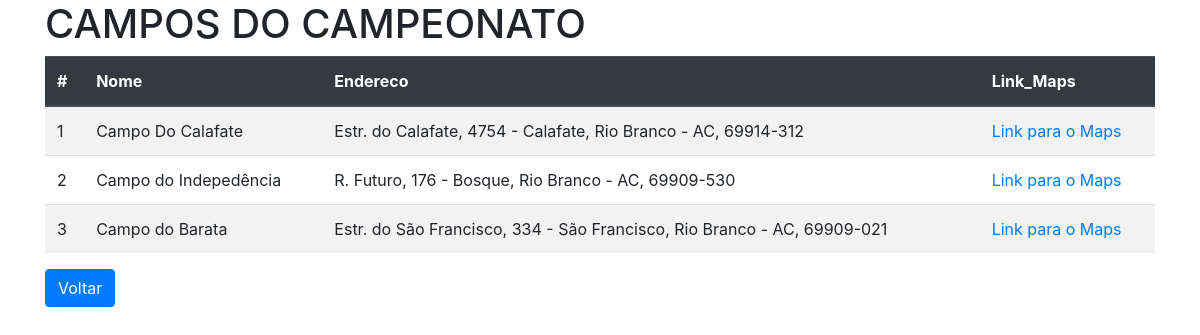
Screenshot of /campos with the database file from the repository.
### Campos/models.py (models this page shows, shortened)
class Campo(models.Model):
    Campo_Nome = models.CharField('Nome', max_length=60)
    Campo_End = models.CharField('Endereco', max_length=100)
    Campo_Maps = models.CharField('Link_Maps', max_length=200)

### Campos/views.py (the view)
# urls.py: path('campos', campos, name='lista_campos'),
def campos(request):
    context = {
        'campos': Campo.objects.all()
    }
    return render(request, 'campos.html',context)

### Campos/templates/campos.html (shortened to what this page needs)
{% load bootstrap4 %}
<!DOCTYPE html>
<html lang="pt-br">
<head>
  {% bootstrap_css %}
</head>
<body>
<div class="container">
    <h1>CAMPOS DO CAMPEONATO</h1>
 <table class="table table-striped">
       <thead class="thead-dark">
    <tr>
        <th scope="col">#</th>
        <th scope="col">Nome</th>
        <th scope="col">Endereco</th>
        <th scope="col">Link_Maps</th>
    </tr>
    </thead>
    <tbody>
    {% for campos in campos %}
    <tr>
        <td scope="row"> {{campos.id}}</td>
        <td scope="row"> {{campos.Campo_Nome}}</td>
        <td scope="row"> {{campos.Campo_End}}</td>
        <td scope="row"><a href={{campos.Campo_Maps}} target="_blank"> Link para o Maps</a></td>
    </tr>
    {% endfor %}
    </tbody>
</table>
<input type="button" class="btn btn-primary" value="Voltar" onClick="index()">
</body>
</html>

### rows the page displays
Campo: id "1", Campo_Nome "Campo Do Calafate", Campo_End "Estr. do Calafate, 4754 - Calafate, Rio Branco - AC, 69914-312"
Campo: id "2", Campo_Nome "Campo do Indepedência", Campo_End "R. Futuro, 176 - Bosque, Rio Branco - AC, 69909-530"
Campo: id "3", Campo_Nome "Campo do Barata", Campo_End "Estr. do São Francisco, 334 - São Francisco, Rio Branco - AC, 69909-021"
